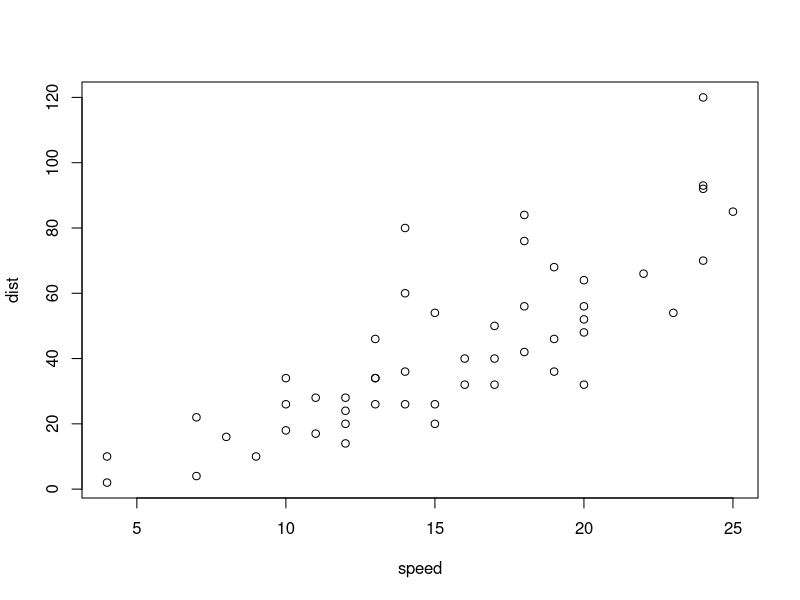
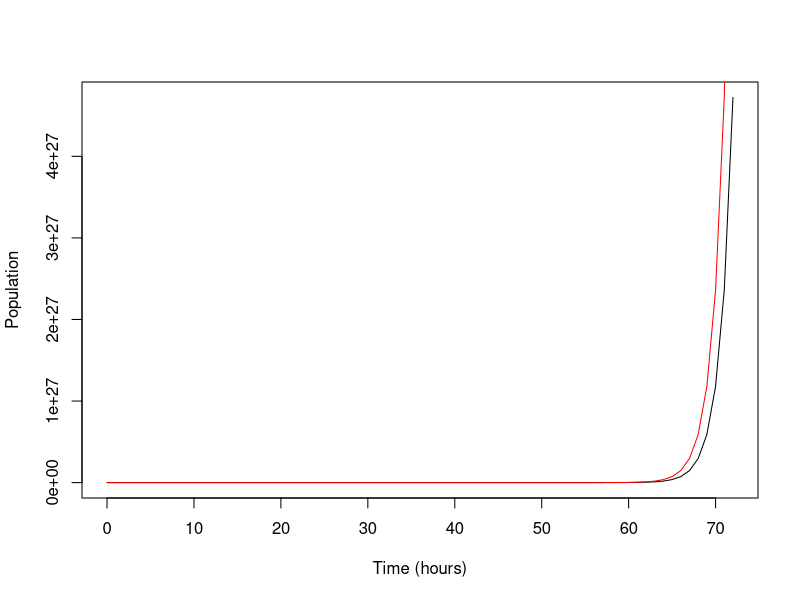
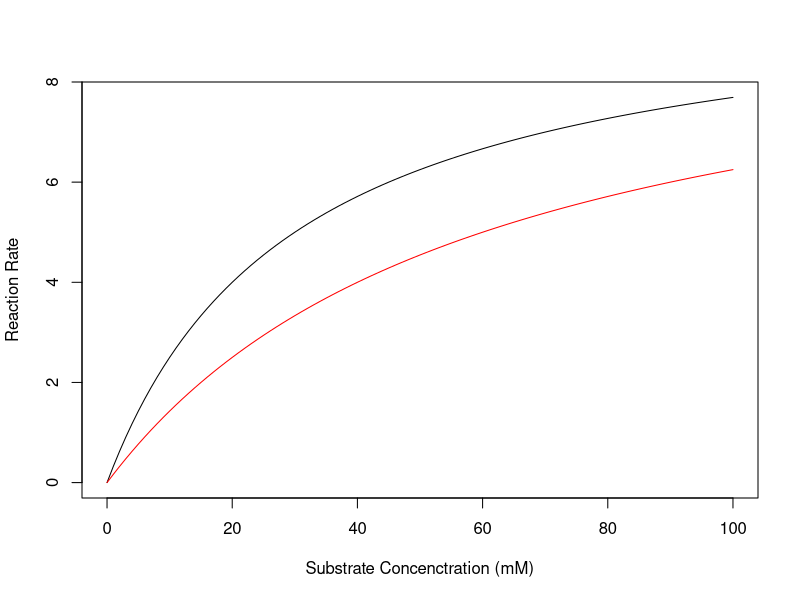

R code for these plots, in order:
## ---- chunk 1
summary(cars)
## ---- chunk 2
plot(cars)
## ---- chunk 3
heart.rate <- 80
stroke.volume <- 70
time <- 80
total.volume <- heart.rate*stroke.volume*time
print(total.volume)
## ---- chunk 4
time.vec <- 0:80
VEC.volume <- heart.rate*stroke.volume*time.vec
print(VEC.volume)
## ---- chunk 5
initial.pop <- 1000000
time <- 3*24
final.pop <- initial.pop*(2^time)
print(final.pop)
## ---- chunk 6
time.vec <- 0:72
VEC.pop <- initial.pop*(2^time.vec)
print(VEC.pop[20])
plot(time.vec,VEC.pop,
      ylab = "Population",
  xlab = "Time (hours)",
  t='l')
initial.pop2 <- 2000000
VEC.pop.NEW <- initial.pop2*(2^time.vec)
lines(time.vec,VEC.pop.NEW,t='l',col="red")

## ---- chunk 7
substrate.conc <- 1
max.rate <- 10
michaelis.constant <- 30
reaction.rate <- (max.rate*substrate.conc)/(michaelis.constant+substrate.conc)
print(reaction.rate)
## ---- chunk 8
vec.substrate <- 0:100
vec.rate <- (max.rate*vec.substrate)/(michaelis.constant+vec.substrate)
print(vec.rate[35])
plot(vec.substrate,vec.rate,
     xlab = "Substrate Concenctration (mM)",
     ylab = "Reaction Rate",
     t='l')
new.michaelis <- 60
new.vec.rate <- (max.rate*vec.substrate)/(new.michaelis+vec.substrate)
lines(vec.substrate,new.vec.rate, t='l', col= "red")
print(vec.rate[31])
print(new.vec.rate[61])

